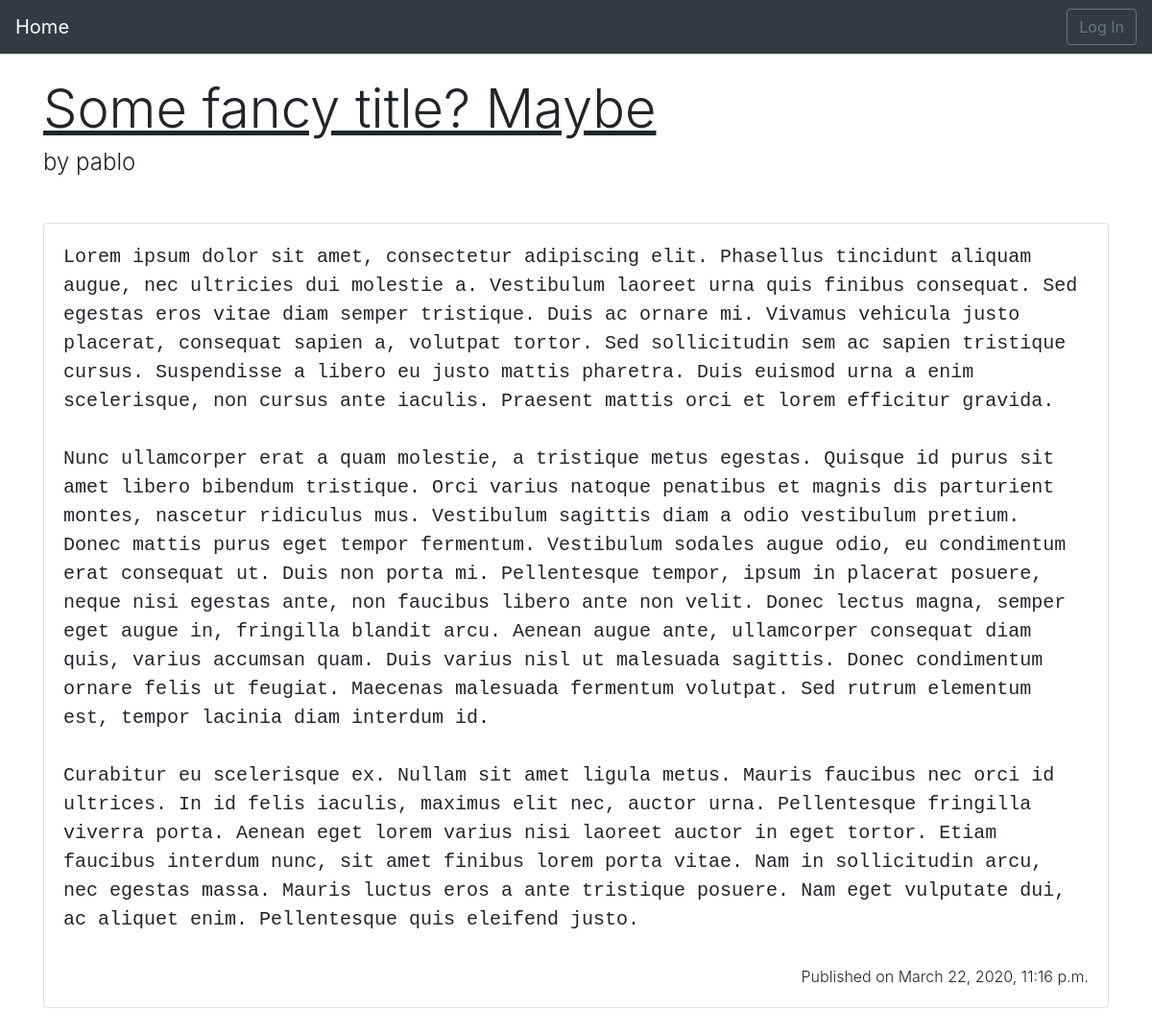
Before: /post/2/ with the older database file.
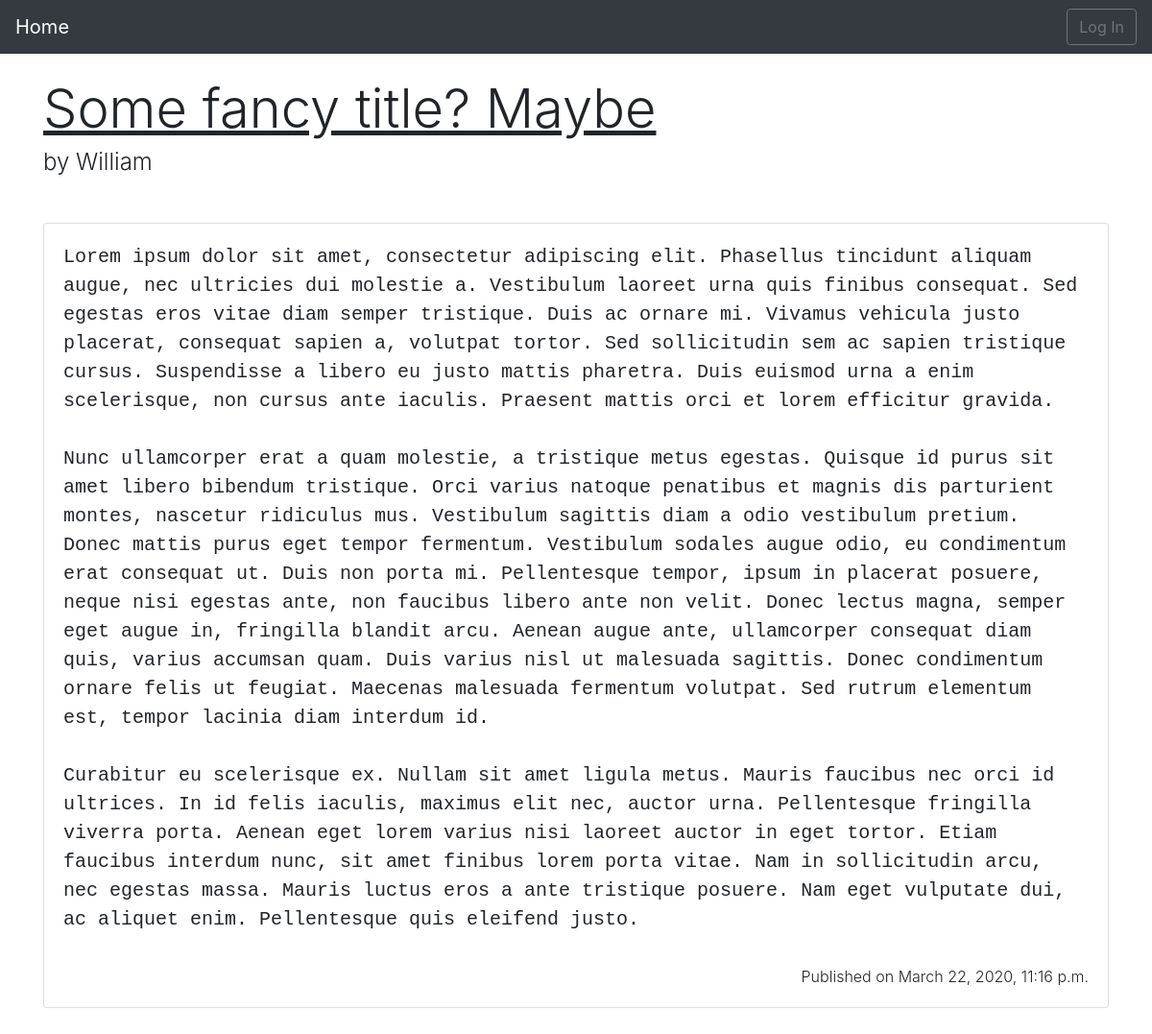
After: the same page with the newer database file.
### blog/models.py (models this page shows, shortened)
class Post(models.Model):
    title = models.CharField(max_length=200)
    author = models.ForeignKey(
        'auth.User',
        on_delete=models.CASCADE
    )
    body = models.TextField()
    date = models.DateTimeField(auto_now_add=True,)

### blog/views.py (the view)
# urls.py: path('post/<int:pk>/', BlogDetailView.as_view(), name='post_detail'),
class BlogDetailView(DetailView):
	model = Post
	template_name = 'post_detail.html'
	context_object_name = 'object'

### templates/post_detail.html (shortened to what this page needs)
{% extends 'base.html' %}
{% block content %}
    <h2 class="display-4 mb-2"><u>{{ object.title }}</u></h2>
    <h4 class="display-5 mb-4 font-weight-light">by {{ object.author }}</h4>
	<div class="card mb-5 mt-5" style="max-width: 100%;">
    <div class="card-body">
        <div class="card-text">
            <pre class="lead" style="white-space: pre-line;">
            {{ object.body }}
            </pre>
        </div>
        <div class="mt-3 float-right font-weight-light">Published on {{ object.date }}</div>
    </div>
	</div>
{% endblock content %}

Changed rows visible on the page:
changed Post "Some fancy title? Maybe": author "pablo" → "William"
